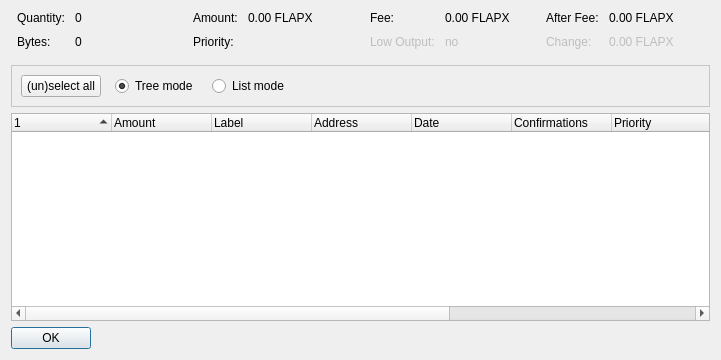
<?xml version="1.0" encoding="UTF-8"?>
<ui version="4.0">
 <class>CoinControlDialog</class>
 <widget class="QDialog" name="CoinControlDialog">
  <property name="geometry">
   <rect>
    <x>0</x>
    <y>0</y>
    <width>721</width>
    <height>360</height>
   </rect>
  </property>
  <property name="windowTitle">
   <string>Coin Control</string>
  </property>
  <layout class="QVBoxLayout" name="verticalLayout">
   <item>
    <layout class="QHBoxLayout" name="horizontalLayoutTop" stretch="0,0,0,0">
     <property name="topMargin">
      <number>0</number>
     </property>
     <property name="bottomMargin">
      <number>10</number>
     </property>
     <item>
      <layout class="QFormLayout" name="formLayoutCoinControl1">
       <property name="horizontalSpacing">
        <number>10</number>
       </property>
       <property name="verticalSpacing">
        <number>10</number>
       </property>
       <property name="leftMargin">
        <number>6</number>
       </property>
       <property name="rightMargin">
        <number>6</number>
       </property>
       <item row="0" column="0">
        <widget class="QLabel" name="labelCoinControlQuantityText">
         <property name="styleSheet">
          <string notr="true"/>
         </property>
         <property name="text">
          <string>Quantity:</string>
         </property>
        </widget>
       </item>
       <item row="0" column="1">
        <widget class="QLabel" name="labelCoinControlQuantity">
         <property name="cursor">
          <cursorShape>IBeamCursor</cursorShape>
         </property>
         <property name="contextMenuPolicy">
          <enum>Qt::ActionsContextMenu</enum>
         </property>
         <property name="text">
          <string>0</string>
         </property>
         <property name="textInteractionFlags">
          <set>Qt::LinksAccessibleByMouse|Qt::TextSelectableByKeyboard|Qt::TextSelectableByMouse</set>
         </property>
        </widget>
       </item>
       <item row="1" column="0">
        <widget class="QLabel" name="labelCoinControlBytesText">
         <property name="styleSheet">
          <string notr="true"/>
         </property>
         <property name="text">
          <string>Bytes:</string>
         </property>
        </widget>
       </item>
       <item row="1" column="1">
        <widget class="QLabel" name="labelCoinControlBytes">
         <property name="cursor">
          <cursorShape>IBeamCursor</cursorShape>
         </property>
         <property name="contextMenuPolicy">
          <enum>Qt::ActionsContextMenu</enum>
         </property>
         <property name="text">
          <string>0</string>
         </property>
         <property name="textInteractionFlags">
          <set>Qt::LinksAccessibleByMouse|Qt::TextSelectableByKeyboard|Qt::TextSelectableByMouse</set>
         </property>
        </widget>
       </item>
      </layout>
     </item>
     <item>
      <layout class="QFormLayout" name="formLayoutCoinControl2">
       <property name="horizontalSpacing">
        <number>10</number>
       </property>
       <property name="verticalSpacing">
        <number>10</number>
       </property>
       <property name="leftMargin">
        <number>6</number>
       </property>
       <property name="rightMargin">
        <number>6</number>
       </property>
       <item row="0" column="0">
        <widget class="QLabel" name="labelCoinControlAmountText">
         <property name="styleSheet">
          <string notr="true"/>
         </property>
         <property name="text">
          <string>Amount:</string>
         </property>
        </widget>
       </item>
       <item row="0" column="1">
        <widget class="QLabel" name="labelCoinControlAmount">
         <property name="cursor">
          <cursorShape>IBeamCursor</cursorShape>
         </property>
         <property name="contextMenuPolicy">
          <enum>Qt::ActionsContextMenu</enum>
         </property>
         <property name="text">
          <string>0.00 FLAPX</string>
         </property>
         <property name="textInteractionFlags">
          <set>Qt::LinksAccessibleByMouse|Qt::TextSelectableByKeyboard|Qt::TextSelectableByMouse</set>
         </property>
        </widget>
       </item>
       <item row="1" column="0">
        <widget class="QLabel" name="labelCoinControlPriorityText">
         <property name="styleSheet">
          <string notr="true"/>
         </property>
         <property name="text">
          <string>Priority:</string>
         </property>
        </widget>
       </item>
       <item row="1" column="1">
        <widget class="QLabel" name="labelCoinControlPriority">
         <property name="cursor">
          <cursorShape>IBeamCursor</cursorShape>
         </property>
         <property name="contextMenuPolicy">
          <enum>Qt::ActionsContextMenu</enum>
         </property>
         <property name="autoFillBackground">
          <bool>false</bool>
         </property>
         <property name="styleSheet">
          <string notr="true"/>
         </property>
         <property name="text">
          <string/>
         </property>
         <property name="textInteractionFlags">
          <set>Qt::LinksAccessibleByMouse|Qt::TextSelectableByKeyboard|Qt::TextSelectableByMouse</set>
         </property>
        </widget>
       </item>
      </layout>
     </item>
     <item>
      <layout class="QFormLayout" name="formLayoutCoinControl3">
       <property name="horizontalSpacing">
        <number>10</number>
       </property>
       <property name="verticalSpacing">
        <number>10</number>
       </property>
       <property name="leftMargin">
        <number>6</number>
       </property>
       <property name="rightMargin">
        <number>6</number>
       </property>
       <item row="0" column="0">
        <widget class="QLabel" name="labelCoinControlFeeText">
         <property name="styleSheet">
          <string notr="true"/>
         </property>
         <property name="text">
          <string>Fee:</string>
         </property>
        </widget>
       </item>
       <item row="0" column="1">
        <widget class="QLabel" name="labelCoinControlFee">
         <property name="cursor">
          <cursorShape>IBeamCursor</cursorShape>
         </property>
         <property name="contextMenuPolicy">
          <enum>Qt::ActionsContextMenu</enum>
         </property>
         <property name="text">
          <string>0.00 FLAPX</string>
         </property>
         <property name="textInteractionFlags">
          <set>Qt::LinksAccessibleByMouse|Qt::TextSelectableByKeyboard|Qt::TextSelectableByMouse</set>
         </property>
        </widget>
       </item>
       <item row="1" column="0">
        <widget class="QLabel" name="labelCoinControlLowOutputText">
         <property name="enabled">
          <bool>false</bool>
         </property>
         <property name="styleSheet">
          <string notr="true"/>
         </property>
         <property name="text">
          <string>Low Output:</string>
         </property>
        </widget>
       </item>
       <item row="1" column="1">
        <widget class="QLabel" name="labelCoinControlLowOutput">
         <property name="enabled">
          <bool>false</bool>
         </property>
         <property name="cursor">
          <cursorShape>IBeamCursor</cursorShape>
         </property>
         <property name="contextMenuPolicy">
          <enum>Qt::ActionsContextMenu</enum>
         </property>
         <property name="text">
          <string>no</string>
         </property>
         <property name="textInteractionFlags">
          <set>Qt::LinksAccessibleByMouse|Qt::TextSelectableByKeyboard|Qt::TextSelectableByMouse</set>
         </property>
        </widget>
       </item>
      </layout>
     </item>
     <item>
      <layout class="QFormLayout" name="formLayoutCoinControl4">
       <property name="horizontalSpacing">
        <number>10</number>
       </property>
       <property name="verticalSpacing">
        <number>10</number>
       </property>
       <property name="leftMargin">
        <number>6</number>
       </property>
       <property name="rightMargin">
        <number>6</number>
       </property>
       <item row="0" column="0">
        <widget class="QLabel" name="labelCoinControlAfterFeeText">
         <property name="styleSheet">
          <string notr="true"/>
         </property>
         <property name="text">
          <string>After Fee:</string>
         </property>
        </widget>
       </item>
       <item row="0" column="1">
        <widget class="QLabel" name="labelCoinControlAfterFee">
         <property name="cursor">
          <cursorShape>IBeamCursor</cursorShape>
         </property>
         <property name="contextMenuPolicy">
          <enum>Qt::ActionsContextMenu</enum>
         </property>
         <property name="text">
          <string>0.00 FLAPX</string>
         </property>
         <property name="textInteractionFlags">
          <set>Qt::LinksAccessibleByMouse|Qt::TextSelectableByKeyboard|Qt::TextSelectableByMouse</set>
         </property>
        </widget>
       </item>
       <item row="1" column="0">
        <widget class="QLabel" name="labelCoinControlChangeText">
         <property name="enabled">
          <bool>false</bool>
         </property>
         <property name="styleSheet">
          <string notr="true"/>
         </property>
         <property name="text">
          <string>Change:</string>
         </property>
        </widget>
       </item>
       <item row="1" column="1">
        <widget class="QLabel" name="labelCoinControlChange">
         <property name="enabled">
          <bool>false</bool>
         </property>
         <property name="cursor">
          <cursorShape>IBeamCursor</cursorShape>
         </property>
         <property name="contextMenuPolicy">
          <enum>Qt::ActionsContextMenu</enum>
         </property>
         <property name="text">
          <string>0.00 FLAPX</string>
         </property>
         <property name="textInteractionFlags">
          <set>Qt::LinksAccessibleByMouse|Qt::TextSelectableByKeyboard|Qt::TextSelectableByMouse</set>
         </property>
        </widget>
       </item>
      </layout>
     </item>
    </layout>
   </item>
   <item>
    <widget class="QFrame" name="frame">
     <property name="minimumSize">
      <size>
       <width>0</width>
       <height>40</height>
      </size>
     </property>
     <property name="palette">
      <palette>
       <active>
        <colorrole role="WindowText">
         <brush brushstyle="SolidPattern">
          <color alpha="255">
           <red>255</red>
           <green>170</green>
           <blue>0</blue>
          </color>
         </brush>
        </colorrole>
        <colorrole role="Text">
         <brush brushstyle="SolidPattern">
          <color alpha="255">
           <red>255</red>
           <green>170</green>
           <blue>0</blue>
          </color>
         </brush>
        </colorrole>
        <colorrole role="BrightText">
         <brush brushstyle="SolidPattern">
          <color alpha="255">
           <red>255</red>
           <green>255</green>
           <blue>255</blue>
          </color>
         </brush>
        </colorrole>
        <colorrole role="Base">
         <brush brushstyle="SolidPattern">
          <color alpha="255">
           <red>0</red>
           <green>0</green>
           <blue>0</blue>
          </color>
         </brush>
        </colorrole>
        <colorrole role="Window">
         <brush brushstyle="SolidPattern">
          <color alpha="255">
           <red>255</red>
           <green>255</green>
           <blue>255</blue>
          </color>
         </brush>
        </colorrole>
        <colorrole role="HighlightedText">
         <brush brushstyle="SolidPattern">
          <color alpha="255">
           <red>255</red>
           <green>255</green>
           <blue>255</blue>
          </color>
         </brush>
        </colorrole>
       </active>
       <inactive>
        <colorrole role="WindowText">
         <brush brushstyle="SolidPattern">
          <color alpha="255">
           <red>255</red>
           <green>170</green>
           <blue>0</blue>
          </color>
         </brush>
        </colorrole>
        <colorrole role="Text">
         <brush brushstyle="SolidPattern">
          <color alpha="255">
           <red>255</red>
           <green>170</green>
           <blue>0</blue>
          </color>
         </brush>
        </colorrole>
        <colorrole role="BrightText">
         <brush brushstyle="SolidPattern">
          <color alpha="255">
           <red>255</red>
           <green>255</green>
           <blue>255</blue>
          </color>
         </brush>
        </colorrole>
        <colorrole role="Base">
         <brush brushstyle="SolidPattern">
          <color alpha="255">
           <red>0</red>
           <green>0</green>
           <blue>0</blue>
          </color>
         </brush>
        </colorrole>
        <colorrole role="Window">
         <brush brushstyle="SolidPattern">
          <color alpha="255">
           <red>255</red>
           <green>255</green>
           <blue>255</blue>
          </color>
         </brush>
        </colorrole>
        <colorrole role="HighlightedText">
         <brush brushstyle="SolidPattern">
          <color alpha="255">
           <red>255</red>
           <green>255</green>
           <blue>255</blue>
          </color>
         </brush>
        </colorrole>
       </inactive>
       <disabled>
        <colorrole role="WindowText">
         <brush brushstyle="SolidPattern">
          <color alpha="255">
           <red>255</red>
           <green>170</green>
           <blue>0</blue>
          </color>
         </brush>
        </colorrole>
        <colorrole role="Text">
         <brush brushstyle="SolidPattern">
          <color alpha="255">
           <red>255</red>
           <green>170</green>
           <blue>0</blue>
          </color>
         </brush>
        </colorrole>
        <colorrole role="BrightText">
         <brush brushstyle="SolidPattern">
          <color alpha="255">
           <red>255</red>
           <green>255</green>
           <blue>255</blue>
          </color>
         </brush>
        </colorrole>
        <colorrole role="Base">
         <brush brushstyle="SolidPattern">
          <color alpha="255">
           <red>255</red>
           <green>255</green>
           <blue>255</blue>
          </color>
         </brush>
        </colorrole>
        <colorrole role="Window">
         <brush brushstyle="SolidPattern">
          <color alpha="255">
           <red>255</red>
           <green>255</green>
           <blue>255</blue>
          </color>
         </brush>
        </colorrole>
        <colorrole role="HighlightedText">
         <brush brushstyle="SolidPattern">
          <color alpha="255">
           <red>255</red>
           <green>255</green>
           <blue>255</blue>
          </color>
         </brush>
        </colorrole>
       </disabled>
      </palette>
     </property>
     <property name="font">
      <font>
       <pointsize>-1</pointsize>
      </font>
     </property>
     <property name="styleSheet">
      <string notr="true">QFrame
{
font-size: 30px;
}</string>
     </property>
     <property name="frameShape">
      <enum>QFrame::StyledPanel</enum>
     </property>
     <property name="frameShadow">
      <enum>QFrame::Sunken</enum>
     </property>
     <layout class="QGridLayout" name="gridLayout">
      <item row="0" column="0">
       <layout class="QHBoxLayout" name="horizontalLayoutPanel" stretch="0,0,0,0">
        <property name="spacing">
         <number>14</number>
        </property>
        <item>
         <widget class="QPushButton" name="pushButtonSelectAll">
          <property name="sizePolicy">
           <sizepolicy hsizetype="Maximum" vsizetype="Fixed">
            <horstretch>0</horstretch>
            <verstretch>0</verstretch>
           </sizepolicy>
          </property>
          <property name="text">
           <string>(un)select all</string>
          </property>
         </widget>
        </item>
        <item>
         <widget class="QRadioButton" name="radioTreeMode">
          <property name="sizePolicy">
           <sizepolicy hsizetype="Maximum" vsizetype="Fixed">
            <horstretch>0</horstretch>
            <verstretch>0</verstretch>
           </sizepolicy>
          </property>
          <property name="text">
           <string>Tree mode</string>
          </property>
          <property name="checked">
           <bool>true</bool>
          </property>
         </widget>
        </item>
        <item>
         <widget class="QRadioButton" name="radioListMode">
          <property name="sizePolicy">
           <sizepolicy hsizetype="Maximum" vsizetype="Fixed">
            <horstretch>0</horstretch>
            <verstretch>0</verstretch>
           </sizepolicy>
          </property>
          <property name="text">
           <string>List mode</string>
          </property>
         </widget>
        </item>
        <item>
         <spacer name="horizontalSpacer">
          <property name="palette">
           <palette>
            <active>
             <colorrole role="WindowText">
              <brush brushstyle="SolidPattern">
               <color alpha="255">
                <red>255</red>
                <green>170</green>
                <blue>0</blue>
               </color>
              </brush>
             </colorrole>
             <colorrole role="Text">
              <brush brushstyle="SolidPattern">
               <color alpha="255">
                <red>255</red>
                <green>170</green>
                <blue>0</blue>
               </color>
              </brush>
             </colorrole>
             <colorrole role="BrightText">
              <brush brushstyle="SolidPattern">
               <color alpha="255">
                <red>255</red>
                <green>170</green>
                <blue>0</blue>
               </color>
              </brush>
             </colorrole>
             <colorrole role="Base">
              <brush brushstyle="SolidPattern">
               <color alpha="255">
                <red>0</red>
                <green>0</green>
                <blue>0</blue>
               </color>
              </brush>
             </colorrole>
             <colorrole role="Window">
              <brush brushstyle="SolidPattern">
               <color alpha="255">
                <red>0</red>
                <green>0</green>
                <blue>0</blue>
               </color>
              </brush>
             </colorrole>
             <colorrole role="HighlightedText">
              <brush brushstyle="SolidPattern">
               <color alpha="255">
                <red>255</red>
                <green>170</green>
                <blue>0</blue>
               </color>
              </brush>
             </colorrole>
            </active>
            <inactive>
             <colorrole role="WindowText">
              <brush brushstyle="SolidPattern">
               <color alpha="255">
                <red>255</red>
                <green>170</green>
                <blue>0</blue>
               </color>
              </brush>
             </colorrole>
             <colorrole role="Text">
              <brush brushstyle="SolidPattern">
               <color alpha="255">
                <red>255</red>
                <green>170</green>
                <blue>0</blue>
               </color>
              </brush>
             </colorrole>
             <colorrole role="BrightText">
              <brush brushstyle="SolidPattern">
               <color alpha="255">
                <red>255</red>
                <green>170</green>
                <blue>0</blue>
               </color>
              </brush>
             </colorrole>
             <colorrole role="Base">
              <brush brushstyle="SolidPattern">
               <color alpha="255">
                <red>0</red>
                <green>0</green>
                <blue>0</blue>
               </color>
              </brush>
             </colorrole>
             <colorrole role="Window">
              <brush brushstyle="SolidPattern">
               <color alpha="255">
                <red>0</red>
                <green>0</green>
                <blue>0</blue>
               </color>
              </brush>
             </colorrole>
             <colorrole role="HighlightedText">
              <brush brushstyle="SolidPattern">
               <color alpha="255">
                <red>255</red>
                <green>170</green>
                <blue>0</blue>
               </color>
              </brush>
             </colorrole>
            </inactive>
            <disabled>
             <colorrole role="WindowText">
              <brush brushstyle="SolidPattern">
               <color alpha="255">
                <red>255</red>
                <green>170</green>
                <blue>0</blue>
               </color>
              </brush>
             </colorrole>
             <colorrole role="Text">
              <brush brushstyle="SolidPattern">
               <color alpha="255">
                <red>255</red>
                <green>170</green>
                <blue>0</blue>
               </color>
              </brush>
             </colorrole>
             <colorrole role="BrightText">
              <brush brushstyle="SolidPattern">
               <color alpha="255">
                <red>255</red>
                <green>170</green>
                <blue>0</blue>
               </color>
              </brush>
             </colorrole>
             <colorrole role="Base">
              <brush brushstyle="SolidPattern">
               <color alpha="255">
                <red>0</red>
                <green>0</green>
                <blue>0</blue>
               </color>
              </brush>
             </colorrole>
             <colorrole role="Window">
              <brush brushstyle="SolidPattern">
               <color alpha="255">
                <red>0</red>
                <green>0</green>
                <blue>0</blue>
               </color>
              </brush>
             </colorrole>
             <colorrole role="HighlightedText">
              <brush brushstyle="SolidPattern">
               <color alpha="255">
                <red>255</red>
                <green>170</green>
                <blue>0</blue>
               </color>
              </brush>
             </colorrole>
            </disabled>
           </palette>
          </property>
          <property name="orientation">
           <enum>Qt::Horizontal</enum>
          </property>
          <property name="sizeHint" stdset="0">
           <size>
            <width>40</width>
            <height>20</height>
           </size>
          </property>
         </spacer>
        </item>
       </layout>
      </item>
     </layout>
    </widget>
   </item>
   <item>
    <widget class="CoinControlTreeWidget" name="treeWidget">
     <property name="contextMenuPolicy">
      <enum>Qt::CustomContextMenu</enum>
     </property>
     <property name="sortingEnabled">
      <bool>false</bool>
     </property>
     <property name="columnCount">
      <number>11</number>
     </property>
     <attribute name="headerShowSortIndicator" stdset="0">
      <bool>true</bool>
     </attribute>
     <attribute name="headerStretchLastSection">
      <bool>false</bool>
     </attribute>
     <column>
      <property name="text">
       <string/>
      </property>
     </column>
     <column>
      <property name="text">
       <string>Amount</string>
      </property>
     </column>
     <column>
      <property name="text">
       <string>Label</string>
      </property>
     </column>
     <column>
      <property name="text">
       <string>Address</string>
      </property>
     </column>
     <column>
      <property name="text">
       <string>Date</string>
      </property>
     </column>
     <column>
      <property name="text">
       <string>Confirmations</string>
      </property>
      <property name="toolTip">
       <string>Confirmed</string>
      </property>
     </column>
     <column>
      <property name="text">
       <string>Priority</string>
      </property>
     </column>
     <column>
      <property name="text">
       <string/>
      </property>
     </column>
     <column>
      <property name="text">
       <string/>
      </property>
     </column>
     <column>
      <property name="text">
       <string/>
      </property>
     </column>
     <column>
      <property name="text">
       <string/>
      </property>
     </column>
    </widget>
   </item>
   <item>
    <widget class="QDialogButtonBox" name="buttonBox">
     <property name="sizePolicy">
      <sizepolicy hsizetype="Maximum" vsizetype="Fixed">
       <horstretch>0</horstretch>
       <verstretch>0</verstretch>
      </sizepolicy>
     </property>
     <property name="autoFillBackground">
      <bool>false</bool>
     </property>
     <property name="styleSheet">
      <string notr="true"/>
     </property>
     <property name="orientation">
      <enum>Qt::Horizontal</enum>
     </property>
     <property name="standardButtons">
      <set>QDialogButtonBox::Ok</set>
     </property>
    </widget>
   </item>
  </layout>
 </widget>
 <customwidgets>
  <customwidget>
   <class>CoinControlTreeWidget</class>
   <extends>QTreeWidget</extends>
   <header>coincontroltreewidget.h</header>
  </customwidget>
 </customwidgets>
 <resources/>
 <connections/>
</ui>
